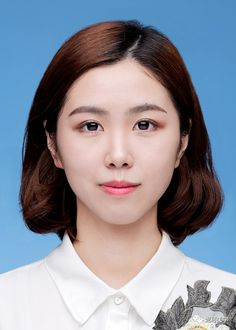
#> input picture python/test01/1.jpg, 236 x 330 px
$ python '人脸识别01.py'
#> lines starting #> are read from the running program, lines starting #| are printed output that depends on the picture
import cv2
import numpy as np

# 加载人脸检测器
face_cascade = cv2.CascadeClassifier(cv2.data.haarcascades + 'haarcascade_frontalface_default.xml')

# 加载两张人脸图像
image1 = cv2.imread("1.jpg")
#> image1 is the input picture: shape (330, 236, 3); mean B, G, R 155.1, 142.2, 137.3
image2 = cv2.imread("1.jpg")

# 转换为灰度图像
gray1 = cv2.cvtColor(image1, cv2.COLOR_BGR2GRAY)
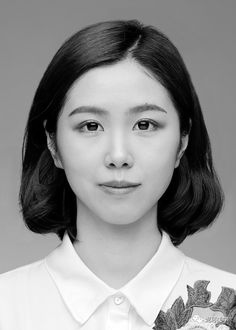
#> gray1: shape (330, 236); min 0, max 255, mean 142.1
gray2 = cv2.cvtColor(image2, cv2.COLOR_BGR2GRAY)

# 使用人脸检测器检测人脸
faces1 = face_cascade.detectMultiScale(gray1, scaleFactor=1.1, minNeighbors=5, minSize=(30, 30))
#> faces1 = [[42, 66, 151, 151]]
faces2 = face_cascade.detectMultiScale(gray2, scaleFactor=1.1, minNeighbors=5, minSize=(30, 30))
#> faces2 = [[42, 66, 151, 151]]

# 如果检测到人脸，则提取特征并计算相似度
if len(faces1) > 0 and len(faces2) > 0:
    # 提取第一张图像中的人脸特征
    x1, y1, w1, h1 = faces1[0]
#> x1 = 42; y1 = 66; w1 = 151; h1 = 151
    roi1 = gray1[y1:y1+h1, x1:x1+w1]
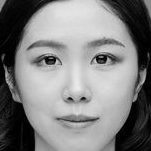
#> roi1: shape (151, 151); min 0, max 236, mean 128.7
    hist1 = cv2.calcHist([roi1], [0], None, [256], [0, 256])
#> hist1 = 256 values, max 572 at index 1, min 0 at index 237, mean 89.07
    hist1 = cv2.normalize(hist1, hist1).flatten()
#> hist1 = 256 values, max 0.275 at index 1, min 0 at index 237, mean 0.0429

    # 提取第二张图像中的人脸特征
    x2, y2, w2, h2 = faces2[0]
#> x2 = 42; y2 = 66; w2 = 151; h2 = 151
    roi2 = gray2[y2:y2+h2, x2:x2+w2]
    hist2 = cv2.calcHist([roi2], [0], None, [256], [0, 256])
#> hist2 = 256 values, max 572 at index 1, min 0 at index 237, mean 89.07
    hist2 = cv2.normalize(hist2, hist2).flatten()
#> hist2 has the same summary as hist1

    # 计算欧氏距离
    similarity = np.linalg.norm(hist1 - hist2)
#> similarity = 0

    # 显示结果
    if similarity < 0.5:  # 设置相似度阈值
        print("这两张人脸相似")
    else:
        print("这两张人脸不相似")
else:
    print("未检测到人脸")

# 显示图像
cv2.imshow("Face 1", image1)
cv2.imshow("Face 2", image2)
cv2.waitKey(0)
cv2.destroyAllWindows()

$ run again, with python/test01/4.jpg copied over python/test01/1.jpg
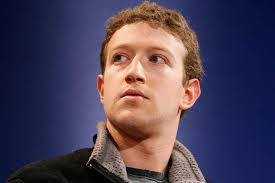
#> input picture python/test01/4.jpg, 275 x 183 px
#> image1 is the input picture: shape (183, 275, 3); mean B, G, R 87, 66.1, 76.7
#> `gray1 = cv2.cvtColor(image1, cv2.COLOR_BGR2GRAY)`:
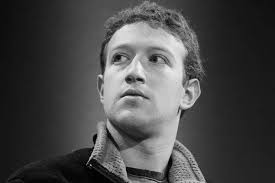
#> gray1: shape (183, 275); min 0, max 244, mean 71.7
#> faces1 = [[86, 18, 103, 103]]
#> x1 = 86; y1 = 18; w1 = 103
#> `roi1 = gray1[y1:y1+h1, x1:x1+w1]`:
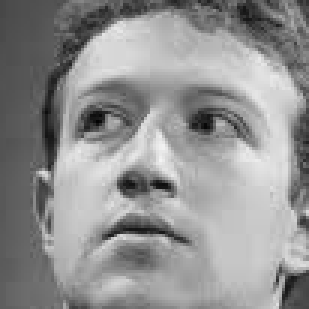
#> roi1: shape (103, 103) (shown 3 times larger); min 3, max 244, mean 145.9
#> `hist1 = cv2.calcHist([roi1], [0], None, [256], [0, 256])`: hist1 = 256 values, max 192 at index 198, min 0 at index 0, mean 41.44
#> `hist1 = cv2.normalize(hist1, hist1).flatten()`: hist1 = 256 values, max 0.224 at index 198, min 0 at index 0, mean 0.0482
#> x2 = 86; y2 = 18; w2 = 103
#> `hist2 = cv2.calcHist([roi2], [0], None, [256], [0, 256])`: hist2 = 256 values, max 192 at index 198, min 0 at index 0, mean 41.44
#> `hist2 = cv2.normalize(hist2, hist2).flatten()`: hist2 has the same summary as hist1
#> similarity = 0

$ run again, with python/test01/2.png saved as python/test01/1.jpg
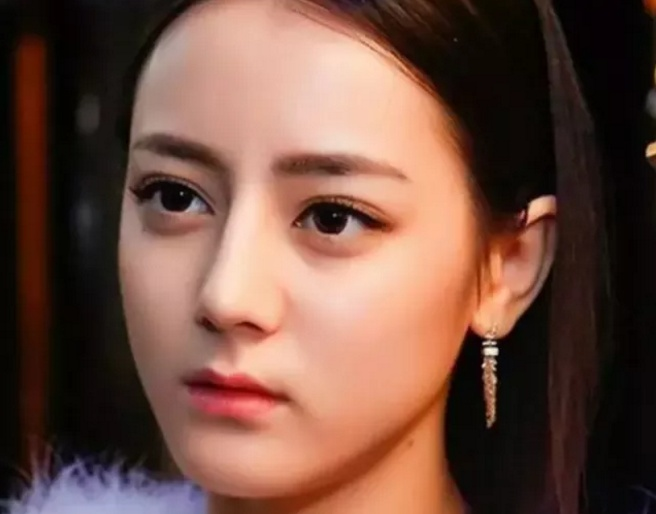
#> input picture python/test01/2.png, 656 x 514 px
#> image1 is the input picture: shape (514, 656, 3); mean B, G, R 64.7, 77.4, 111.5
#> `gray1 = cv2.cvtColor(image1, cv2.COLOR_BGR2GRAY)`:
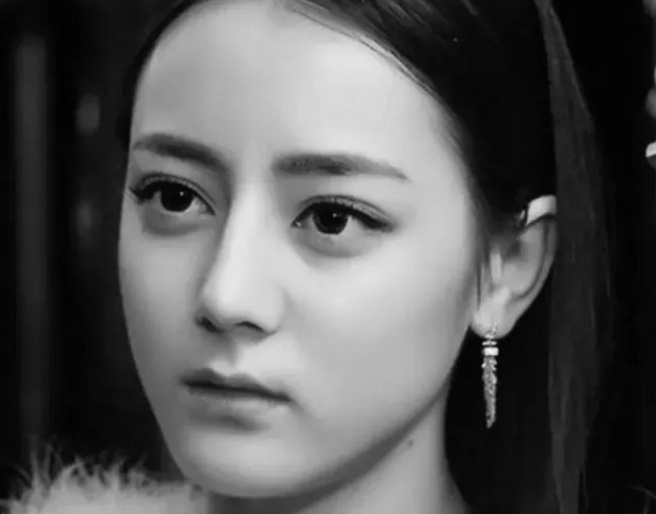
#> gray1: shape (514, 656); min 0, max 244, mean 86.1
#> faces1 = [[51, 50, 408, 408]]
#> x1 = 51; y1 = 50; w1 = 408
#> `roi1 = gray1[y1:y1+h1, x1:x1+w1]`:
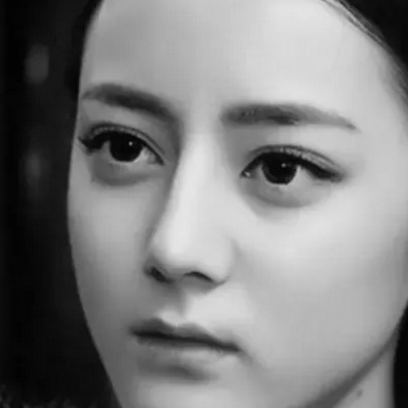
#> roi1: shape (408, 408); min 1, max 231, mean 127.2
#> `hist1 = cv2.calcHist([roi1], [0], None, [256], [0, 256])`: hist1 = 256 values, max 2392 at index 5, min 0 at index 0, mean 650.2
#> `hist1 = cv2.normalize(hist1, hist1).flatten()`: hist1 = 256 values, max 0.18 at index 5, min 0 at index 0, mean 0.0489
#> x2 = 51; y2 = 50; w2 = 408
#> `hist2 = cv2.calcHist([roi2], [0], None, [256], [0, 256])`: hist2 = 256 values, max 2392 at index 5, min 0 at index 0, mean 650.2
#> `hist2 = cv2.normalize(hist2, hist2).flatten()`: hist2 has the same summary as hist1
#> similarity = 0
